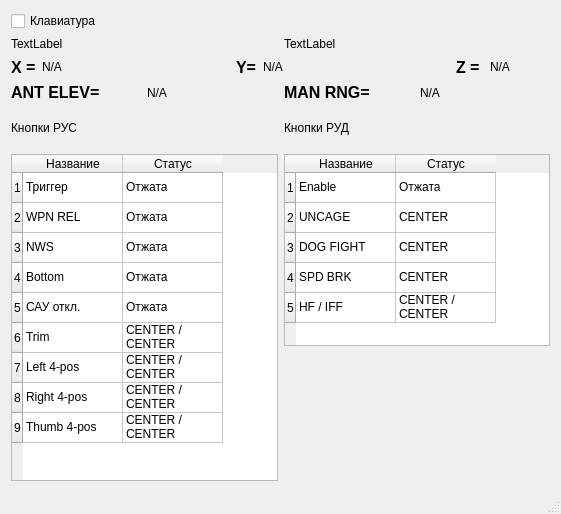
<?xml version="1.0" encoding="UTF-8"?>
<ui version="4.0">
 <class>MainWindow</class>
 <widget class="QMainWindow" name="MainWindow">
  <property name="geometry">
   <rect>
    <x>0</x>
    <y>0</y>
    <width>561</width>
    <height>514</height>
   </rect>
  </property>
  <property name="windowTitle">
   <string>Параметры РУС и РУД</string>
  </property>
  <widget class="QWidget" name="centralWidget">
   <layout class="QVBoxLayout" name="verticalLayout">
    <item>
     <widget class="QCheckBox" name="checkBoxKey">
      <property name="text">
       <string>Клавиатура</string>
      </property>
     </widget>
    </item>
    <item>
     <layout class="QVBoxLayout" name="mainStatusLayout">
      <item>
       <layout class="QHBoxLayout" name="horizontalLayout">
        <item>
         <layout class="QHBoxLayout" name="horizontalLayout_3">
          <item>
           <widget class="QLabel" name="label_2">
            <property name="text">
             <string>TextLabel</string>
            </property>
           </widget>
          </item>
         </layout>
        </item>
        <item>
         <layout class="QHBoxLayout" name="horizontalLayout_2">
          <item>
           <widget class="QLabel" name="label">
            <property name="text">
             <string>TextLabel</string>
            </property>
           </widget>
          </item>
         </layout>
        </item>
       </layout>
      </item>
     </layout>
    </item>
    <item>
     <layout class="QVBoxLayout" name="parameters">
      <item>
       <layout class="QHBoxLayout" name="coordinates">
        <item>
         <widget class="QLabel" name="x_label">
          <property name="font">
           <font>
            <pointsize>12</pointsize>
            <weight>75</weight>
            <bold>true</bold>
           </font>
          </property>
          <property name="text">
           <string>X =</string>
          </property>
         </widget>
        </item>
        <item>
         <widget class="QLabel" name="x_value">
          <property name="minimumSize">
           <size>
            <width>60</width>
            <height>0</height>
           </size>
          </property>
          <property name="maximumSize">
           <size>
            <width>16777215</width>
            <height>16777215</height>
           </size>
          </property>
          <property name="text">
           <string>N/A</string>
          </property>
         </widget>
        </item>
        <item>
         <spacer name="spacer_1">
          <property name="orientation">
           <enum>Qt::Horizontal</enum>
          </property>
          <property name="sizeHint" stdset="0">
           <size>
            <width>40</width>
            <height>20</height>
           </size>
          </property>
         </spacer>
        </item>
        <item>
         <widget class="QLabel" name="y_label">
          <property name="font">
           <font>
            <pointsize>12</pointsize>
            <weight>75</weight>
            <bold>true</bold>
           </font>
          </property>
          <property name="text">
           <string>Y=</string>
          </property>
         </widget>
        </item>
        <item>
         <widget class="QLabel" name="y_value">
          <property name="minimumSize">
           <size>
            <width>60</width>
            <height>0</height>
           </size>
          </property>
          <property name="maximumSize">
           <size>
            <width>16777215</width>
            <height>16777215</height>
           </size>
          </property>
          <property name="text">
           <string>N/A</string>
          </property>
         </widget>
        </item>
        <item>
         <spacer name="spacer_2">
          <property name="orientation">
           <enum>Qt::Horizontal</enum>
          </property>
          <property name="sizeHint" stdset="0">
           <size>
            <width>40</width>
            <height>20</height>
           </size>
          </property>
         </spacer>
        </item>
        <item>
         <widget class="QLabel" name="z_label">
          <property name="font">
           <font>
            <pointsize>12</pointsize>
            <weight>75</weight>
            <bold>true</bold>
           </font>
          </property>
          <property name="text">
           <string>Z = </string>
          </property>
         </widget>
        </item>
        <item>
         <widget class="QLabel" name="z_value">
          <property name="minimumSize">
           <size>
            <width>60</width>
            <height>0</height>
           </size>
          </property>
          <property name="maximumSize">
           <size>
            <width>16777215</width>
            <height>16777215</height>
           </size>
          </property>
          <property name="text">
           <string>N/A</string>
          </property>
         </widget>
        </item>
       </layout>
      </item>
      <item>
       <layout class="QHBoxLayout" name="other_axes">
        <item>
         <widget class="QLabel" name="ant_elev">
          <property name="font">
           <font>
            <pointsize>12</pointsize>
            <weight>75</weight>
            <bold>true</bold>
           </font>
          </property>
          <property name="text">
           <string>ANT ELEV=</string>
          </property>
         </widget>
        </item>
        <item>
         <widget class="QLabel" name="ant_elev_v">
          <property name="text">
           <string>N/A</string>
          </property>
         </widget>
        </item>
        <item>
         <widget class="QLabel" name="man_rng">
          <property name="font">
           <font>
            <pointsize>12</pointsize>
            <weight>75</weight>
            <bold>true</bold>
           </font>
          </property>
          <property name="text">
           <string>MAN RNG=</string>
          </property>
         </widget>
        </item>
        <item>
         <widget class="QLabel" name="man_rng_v">
          <property name="text">
           <string>N/A</string>
          </property>
         </widget>
        </item>
       </layout>
      </item>
      <item>
       <layout class="QHBoxLayout" name="buttons">
        <item>
         <layout class="QVBoxLayout" name="rusButtons">
          <item>
           <widget class="QLabel" name="rus_buttons">
            <property name="minimumSize">
             <size>
              <width>0</width>
              <height>40</height>
             </size>
            </property>
            <property name="text">
             <string>Кнопки РУС</string>
            </property>
           </widget>
          </item>
          <item>
           <widget class="QTableWidget" name="rusButtonsTable">
            <property name="enabled">
             <bool>true</bool>
            </property>
            <property name="minimumSize">
             <size>
              <width>0</width>
              <height>0</height>
             </size>
            </property>
            <property name="verticalScrollBarPolicy">
             <enum>Qt::ScrollBarAsNeeded</enum>
            </property>
            <property name="autoScroll">
             <bool>false</bool>
            </property>
            <property name="editTriggers">
             <set>QAbstractItemView::NoEditTriggers</set>
            </property>
            <property name="tabKeyNavigation">
             <bool>false</bool>
            </property>
            <property name="showDropIndicator" stdset="0">
             <bool>false</bool>
            </property>
            <property name="dragDropOverwriteMode">
             <bool>false</bool>
            </property>
            <property name="dragDropMode">
             <enum>QAbstractItemView::NoDragDrop</enum>
            </property>
            <property name="selectionMode">
             <enum>QAbstractItemView::NoSelection</enum>
            </property>
            <property name="selectionBehavior">
             <enum>QAbstractItemView::SelectRows</enum>
            </property>
            <row>
             <property name="text">
              <string>1</string>
             </property>
            </row>
            <row>
             <property name="text">
              <string>2</string>
             </property>
            </row>
            <row>
             <property name="text">
              <string>3</string>
             </property>
            </row>
            <row>
             <property name="text">
              <string>4</string>
             </property>
            </row>
            <row>
             <property name="text">
              <string>5</string>
             </property>
            </row>
            <row>
             <property name="text">
              <string>6</string>
             </property>
            </row>
            <row>
             <property name="text">
              <string>7</string>
             </property>
            </row>
            <row>
             <property name="text">
              <string>8</string>
             </property>
            </row>
            <row>
             <property name="text">
              <string>9</string>
             </property>
            </row>
            <column>
             <property name="text">
              <string>Название</string>
             </property>
            </column>
            <column>
             <property name="text">
              <string>Статус</string>
             </property>
            </column>
            <item row="0" column="0">
             <property name="text">
              <string>Триггер</string>
             </property>
            </item>
            <item row="0" column="1">
             <property name="text">
              <string>Отжата</string>
             </property>
            </item>
            <item row="1" column="0">
             <property name="text">
              <string>WPN REL</string>
             </property>
            </item>
            <item row="1" column="1">
             <property name="text">
              <string>Отжата</string>
             </property>
            </item>
            <item row="2" column="0">
             <property name="text">
              <string>NWS</string>
             </property>
            </item>
            <item row="2" column="1">
             <property name="text">
              <string>Отжата</string>
             </property>
            </item>
            <item row="3" column="0">
             <property name="text">
              <string>Bottom</string>
             </property>
            </item>
            <item row="3" column="1">
             <property name="text">
              <string>Отжата</string>
             </property>
            </item>
            <item row="4" column="0">
             <property name="text">
              <string>САУ откл.</string>
             </property>
            </item>
            <item row="4" column="1">
             <property name="text">
              <string>Отжата</string>
             </property>
            </item>
            <item row="5" column="0">
             <property name="text">
              <string>Trim</string>
             </property>
            </item>
            <item row="5" column="1">
             <property name="text">
              <string>CENTER / CENTER</string>
             </property>
            </item>
            <item row="6" column="0">
             <property name="text">
              <string>Left 4-pos</string>
             </property>
            </item>
            <item row="6" column="1">
             <property name="text">
              <string>CENTER / CENTER</string>
             </property>
            </item>
            <item row="7" column="0">
             <property name="text">
              <string>Right 4-pos</string>
             </property>
            </item>
            <item row="7" column="1">
             <property name="text">
              <string>CENTER / CENTER</string>
             </property>
            </item>
            <item row="8" column="0">
             <property name="text">
              <string>Thumb 4-pos</string>
             </property>
            </item>
            <item row="8" column="1">
             <property name="text">
              <string>CENTER / CENTER</string>
             </property>
            </item>
           </widget>
          </item>
         </layout>
        </item>
        <item>
         <layout class="QVBoxLayout" name="rudButtons">
          <item>
           <widget class="QLabel" name="rud_buttons">
            <property name="minimumSize">
             <size>
              <width>0</width>
              <height>40</height>
             </size>
            </property>
            <property name="text">
             <string>Кнопки РУД</string>
            </property>
           </widget>
          </item>
          <item>
           <widget class="QTableWidget" name="rudButtonsTable">
            <property name="enabled">
             <bool>true</bool>
            </property>
            <property name="editTriggers">
             <set>QAbstractItemView::NoEditTriggers</set>
            </property>
            <property name="tabKeyNavigation">
             <bool>false</bool>
            </property>
            <property name="showDropIndicator" stdset="0">
             <bool>false</bool>
            </property>
            <property name="dragDropOverwriteMode">
             <bool>false</bool>
            </property>
            <property name="selectionMode">
             <enum>QAbstractItemView::NoSelection</enum>
            </property>
            <property name="selectionBehavior">
             <enum>QAbstractItemView::SelectRows</enum>
            </property>
            <attribute name="horizontalHeaderDefaultSectionSize">
             <number>100</number>
            </attribute>
            <row>
             <property name="text">
              <string>1</string>
             </property>
            </row>
            <row>
             <property name="text">
              <string>2</string>
             </property>
            </row>
            <row>
             <property name="text">
              <string>3</string>
             </property>
            </row>
            <row>
             <property name="text">
              <string>4</string>
             </property>
            </row>
            <row>
             <property name="text">
              <string>5</string>
             </property>
            </row>
            <column>
             <property name="text">
              <string>Название</string>
             </property>
            </column>
            <column>
             <property name="text">
              <string>Статус</string>
             </property>
            </column>
            <item row="0" column="0">
             <property name="text">
              <string>Enable</string>
             </property>
            </item>
            <item row="0" column="1">
             <property name="text">
              <string>Отжата</string>
             </property>
            </item>
            <item row="1" column="0">
             <property name="text">
              <string>UNCAGE</string>
             </property>
            </item>
            <item row="1" column="1">
             <property name="text">
              <string>CENTER</string>
             </property>
            </item>
            <item row="2" column="0">
             <property name="text">
              <string>DOG FIGHT</string>
             </property>
            </item>
            <item row="2" column="1">
             <property name="text">
              <string>CENTER</string>
             </property>
            </item>
            <item row="3" column="0">
             <property name="text">
              <string>SPD BRK</string>
             </property>
            </item>
            <item row="3" column="1">
             <property name="text">
              <string>CENTER</string>
             </property>
            </item>
            <item row="4" column="0">
             <property name="text">
              <string>HF / IFF</string>
             </property>
            </item>
            <item row="4" column="1">
             <property name="text">
              <string>CENTER / CENTER</string>
             </property>
            </item>
           </widget>
          </item>
          <item>
           <spacer name="verticalSpacer">
            <property name="orientation">
             <enum>Qt::Vertical</enum>
            </property>
            <property name="sizeHint" stdset="0">
             <size>
              <width>20</width>
              <height>40</height>
             </size>
            </property>
           </spacer>
          </item>
         </layout>
        </item>
       </layout>
      </item>
     </layout>
    </item>
   </layout>
  </widget>
  <widget class="QMenuBar" name="menuBar">
   <property name="geometry">
    <rect>
     <x>0</x>
     <y>0</y>
     <width>561</width>
     <height>21</height>
    </rect>
   </property>
  </widget>
  <widget class="QStatusBar" name="statusBar"/>
 </widget>
 <layoutdefault spacing="6" margin="11"/>
 <resources/>
 <connections/>
</ui>
